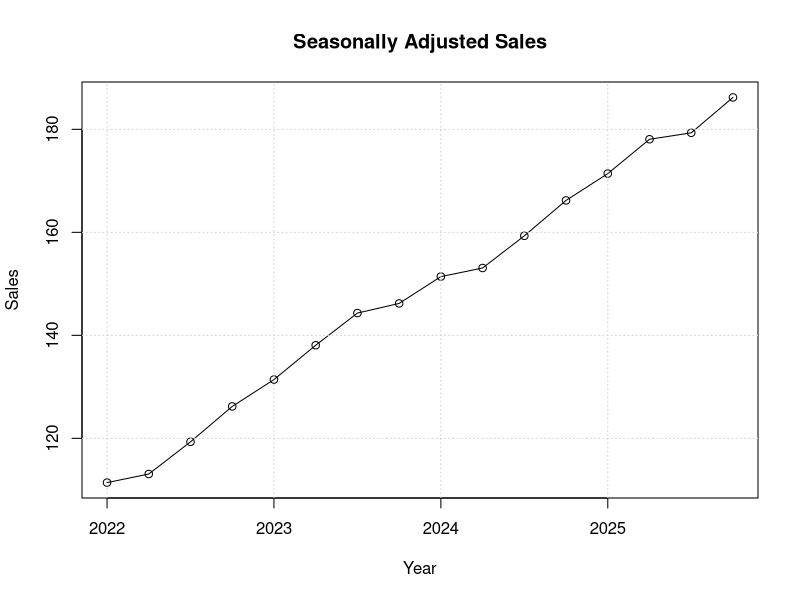

Here is the R script that generated this plot:
# Program 5: Seasonal Adjustment

# Create quarterly sales data
sales <- c(100, 120, 140, 110,
           120, 145, 165, 130,
           140, 160, 180, 150,
           160, 185, 200, 170)

# Convert data into time series
sales_ts <- ts(sales,
               start = c(2022, 1),
               frequency = 4)

# Display original data
print("Original Data:")
print(sales_ts)

# Decompose the time series
result <- decompose(sales_ts)

# Obtain seasonal component
seasonal <- result$seasonal

# Display seasonal component
print("Seasonal Component:")
print(seasonal)

# Calculate seasonally adjusted data
adjusted <- sales_ts - seasonal

# Display adjusted data
print("Seasonally Adjusted Data:")
print(adjusted)

# Plot adjusted data
plot(adjusted,
     main = "Seasonally Adjusted Sales",
     xlab = "Year",
     ylab = "Sales",
     type = "o")

grid()
